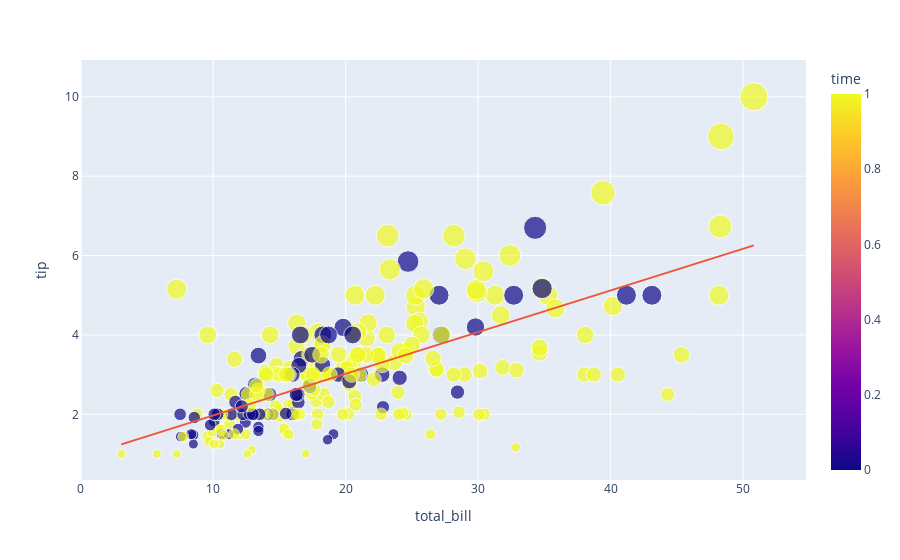

Source (notebook cell):
### Code cell
px.scatter(data_frame=df, x='total_bill', y='tip', trendline='ols', size='tip', color='time')

### Figure 1 — Plotly figure (JSON) as saved in the notebook; plotly's stock layout.template omitted (floating-point values rounded to 4 significant figures; data arrays with more than 128 entries replaced by an {"elided": "..."} marker saying what was removed)
{"data": [{"hovertemplate": "total_bill=%{x}<br>tip=%{marker.size}<br>time=%{marker.color}<extra></extra>", "legendgroup": "", "marker": {"color": {"elided": "244 int values"}, "coloraxis": "coloraxis", "size": {"elided": "244 float values"}, "sizemode": "area", "sizeref": 0.025, "symbol": "circle"}, "mode": "markers", "name": "", "orientation": "v", "showlegend": false, "type": "scatter", "x": {"elided": "244 float values"}, "xaxis": "x", "y": {"elided": "244 float values"}, "yaxis": "y"}, {"hovertemplate": "<b>OLS trendline</b><br>tip = 0.105025 * total_bill + 0.92027<br>R<sup>2</sup>=0.456617<br><br>total_bill=%{x}<br>tip=%{y} <b>(trend)</b><extra></extra>", "legendgroup": "", "marker": {"symbol": "circle"}, "mode": "lines", "name": "", "showlegend": false, "type": "scatter", "x": {"elided": "244 float values"}, "xaxis": "x", "y": {"elided": "244 float values"}, "yaxis": "y"}], "layout": {"coloraxis": {"colorbar": {"title": {"text": "time"}}, "colorscale": [[0, "#0d0887"], [0.1111, "#46039f"], [0.2222, "#7201a8"], [0.3333, "#9c179e"], [0.4444, "#bd3786"], [0.5556, "#d8576b"], [0.6667, "#ed7953"], [0.7778, "#fb9f3a"], [0.8889, "#fdca26"], [1, "#f0f921"]]}, "legend": {"itemsizing": "constant", "tracegroupgap": 0}, "margin": {"t": 60}, "xaxis": {"anchor": "y", "domain": [0, 1], "title": {"text": "total_bill"}}, "yaxis": {"anchor": "x", "domain": [0, 1], "title": {"text": "tip"}}}}
